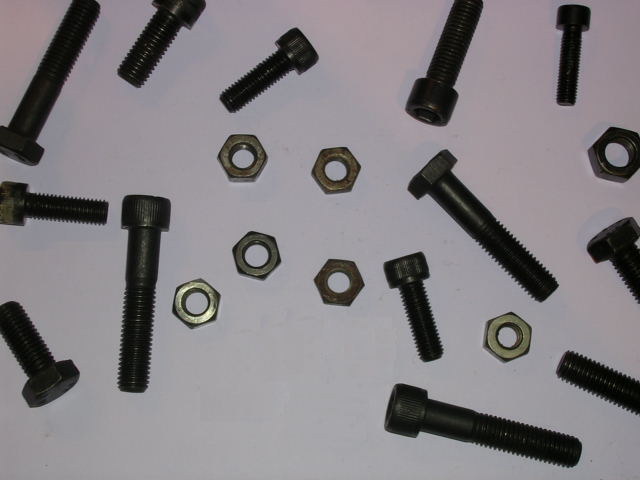
%> input picture aula_08/nuts2a.jpg, 640 x 480 px; the run also reads 2 pictures not shown here
$ octave aula08_97746.m   (GNU Octave 9; MATLAB toolbox functions it lacks are replaced by stand-ins)
%> lines starting %> are read from the running program, lines starting %| are printed output that depends on the picture; in (x1, y1, x2, y2) boxes, pixels count from 0 and x2, y2 are one past the last pixel; in counts of white or black regions, pixels touching at a corner belong together; the program's own positions count from 1
%Aula 8
%% TemplateCodeSVPI -------------------------------------------------------
% Name:       Vasco Costa
% Num. Mec:   97746
% Date:       2022/2023
%% Initial configurations
clc % Clear all text from command window
close all % Close all figures previously opened
clear % Clear previous environment variables
%addpath('../lib') % Update yout matlab path (the folder must exist)

list_of_exercises = { %Add, comment or uncomment at will
   'Ex1'
   'Ex2'
   'Ex3'
   'Ex4a'
   'Ex4b'
   'Ex5' % da mal para baixo por causa de fechar as tesouras
   'Ex6' % a dar mal
   'Ex7'
   'Ex8'
   'Ex9'% dar mal
  }; %Defines the exercise to be executed (one or more at a time).
%% Ex1 -------------------------------------------------------------------

exercise = 'Ex1'; % Define the name of the current exercise
if ismember(exercise, list_of_exercises) %... if exer. in list_of_exercises
  disp(['Executing ' exercise ':'])
  clearvars -except list_of_exercises % Delete all previously declared vars
  close all

  Z = im2double(imread("nuts2a.jpg"));
  figure
  subplot(1,3,1)
  imshow(Z)

  Z = 1-rgb2gray(Z);
%> Z: size 480x640 double

  bin=imbinarize(Z);
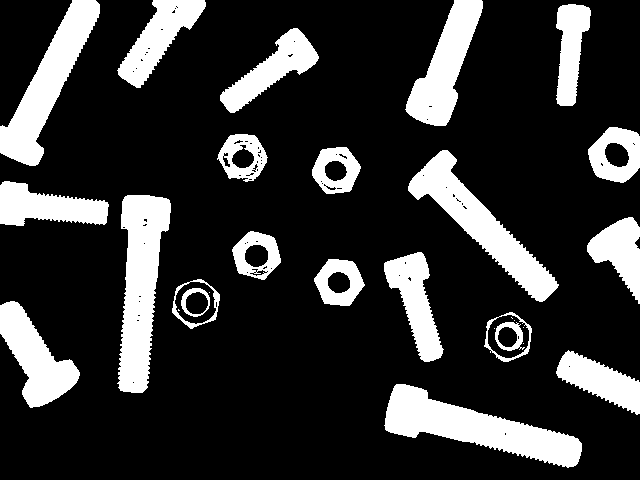
%> bin: size 480x640 logical; 20.2% white; 29 white regions (7 under 20 px), largest, box (x1, y1, x2, y2) and area: (384, 384, 582, 468) 6906, (117, 195, 171, 393) 6581, (408, 150, 559, 302) 5885
  fill = imfill(bin,'holes');
%> fill: size 480x640 logical; 21.6% white; 20 white regions, largest, box (x1, y1, x2, y2) and area: (384, 384, 582, 468) 6908, (117, 195, 171, 393) 6604, (408, 150, 559, 302) 5906
  subplot(1,3,2)
  imshow(fill)

  S = false(size(fill));
  S(1,:)=1;S(end,:)=1;
%> after `S(1,:)=1`: S: size 480x640 logical; 0.21% white in thin lines or dots, all inside (x1, y1, x2, y2) = (0, 0, 640, 1)
  S(:,1)=1;S(:,end)=1;
%> after `S(:,end)=1`: S: size 480x640 logical; 0.73% white in thin lines or dots
  S=and(S,fill);
%> S: size 480x640 logical; 0.11% white in thin lines or dots, all inside (x1, y1, x2, y2) = (0, 0, 640, 414)
  M = imreconstruct(S,fill);
%> M: size 480x640 logical; 9.1% white; 8 white regions, largest, box (x1, y1, x2, y2) and area: (0, 0, 100, 166) 5739, (405, 0, 483, 126) 4479, (0, 301, 80, 408) 4001
  N = and(fill,not(M));
  subplot(1,3,3)
  imshow(N)

  figure
  [L,num] = bwlabel(N);
%> L: size 480x640 double; 13 distinct labels, from 0 to 12
%> num = 12
  for i=1:num
      subplot(num/4,num/3,i)
      imshow(L==i)
  end
%> this loop made 12 passes
end
%% Ex2 -------------------------------------------------------------------

exercise = 'Ex2'; % Define the name of the current exercise
if ismember(exercise, list_of_exercises) %... if exer. in list_of_exercises
  disp(['Executing ' exercise ':'])
  clearvars -except list_of_exercises % Delete all previously declared vars
  close all

  Z = im2double(imread("traffic_signs.jpg"));
%> Z: size 530x449x3 double
  Z = im2gray(Z);
%> Z: size 530x449 double
  Z = imbinarize(Z);
%> Z: size 530x449 logical; 87.9% white; 45 black regions (7 under 20 px), largest, box (x1, y1, x2, y2) and area: (240, 222, 290, 272) 1970, (123, 328, 173, 379) 1711, (338, 221, 389, 272) 1696
  Z = imfill(1-Z,"holes");
%> Z: size 530x449 double; values 0 (black) and 1 (white), 15.9% white; 26 white regions (5 under 20 px), largest, box (x1, y1, x2, y2) and area: (6, 436, 55, 487) 2457, (240, 222, 290, 272) 2456, (123, 328, 173, 379) 2133

  Z = bwmorph(Z,'close');
%> Z: size 530x449 logical; 15.9% white; 21 white regions, largest, box (x1, y1, x2, y2) and area: (6, 436, 55, 487) 2459, (240, 222, 290, 272) 2458, (123, 328, 173, 379) 2138

  imshow(Z)

  [L,num] = bwlabel(Z);
%> L: size 530x449 double; 22 distinct labels, from 0 to 21
%> num = 21

  sts = regionprops(Z,'Circularity','Centroid');
%> sts = 21 regions; first 5, Centroid and Circularity: [31 30.2] 0.972, [31.9 246.9] 0.993, [31.1 462.4] 0.822, [36.4 146.7] 0.652, [36.4 362] 0.645

  ff = [sts.Circularity];
%> ff = 21 values, max 0.995 at index 16, min 0.641 at index 9, mean 0.804

  tr_lim = 0.69;
  cir_lim = 0.9;
  squ_lim = 0.79;

  tri_idx = find(ff<tr_lim);
%> tri_idx = [4 5 7 8 9 10 14 15 19 20]
  cir_idx = find(ff>cir_lim);
%> cir_idx = [1 2 6 12 13 16 17 18 21]
  squ_idx = find(ff>tr_lim & ff < cir_lim);
%> squ_idx = [3 11]

  TRI = ismember(L,tri_idx);
%> TRI: size 530x449 logical; 6.3% white; 10 white regions, largest, box (x1, y1, x2, y2) and area: (7, 114, 65, 163) 1511, (124, 114, 182, 163) 1510, (242, 114, 300, 163) 1509
  SQU = ismember(L,squ_idx);
%> SQU: size 530x449 logical; 2.1% white; 2 white regions, box (x1, y1, x2, y2) and area: (6, 436, 55, 487) 2459, (240, 222, 290, 272) 2458
  CIR = ismember(L,cir_idx);
%> CIR: size 530x449 logical; 7.6% white; 9 white regions, largest, box (x1, y1, x2, y2) and area: (123, 328, 173, 379) 2138, (338, 221, 389, 272) 2021, (358, 113, 409, 163) 2020

  for i=1:size(sts,1)
        x = sts(i).Centroid(1);
        y = sts(i).Centroid(2);
        text(x,y, {['Obj ' num2str(i)], num2str(sts(i).Circularity)}, 'Color','r')
  end
%> this loop made 21 passes
%> (x, y) on passes 1 to 12: (31.04, 30.24), (31.88, 246.9), (31.08, 462.4), (36.36, 146.7), (36.39, 362), (148.6, 354.1), (153.7, 37.91), (153.7, 146.6), (153.7, 254.8), (153.7, 469.8), (265.9, 247.5), (266.6, 30.15)
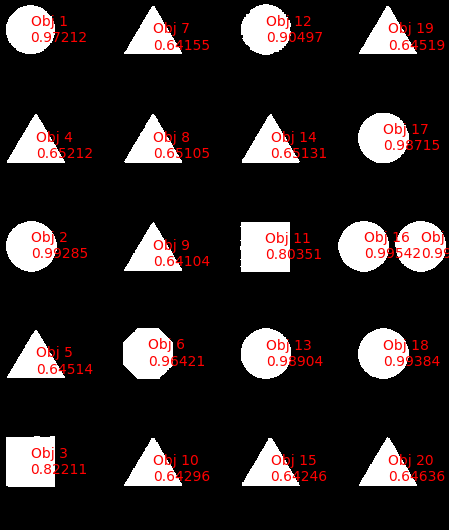
%> figure redrawn from the program's plot data

  figure
  subplot(1,3,1)
  imshow(TRI)
  title('Triangles')
    subplot(1,3,2)
  imshow(CIR)
  title('Circles')
    subplot(1,3,3)
  imshow(SQU)
  title('Squares')
end
%% Ex3 -------------------------------------------------------------------

exercise = 'Ex3'; % Define the name of the current exercise
if ismember(exercise, list_of_exercises) %... if exer. in list_of_exercises
  disp(['Executing ' exercise ':'])
  clearvars -except list_of_exercises % Delete all previously declared vars
  close all

  Z = im2double(imread("traffic_signs_jam1.jpg"));
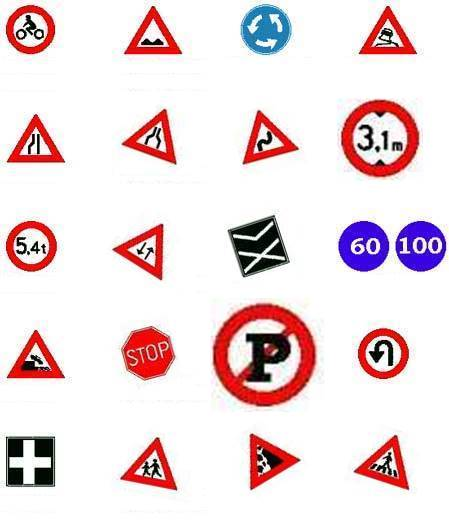
%> input picture aula_08/traffic_signs_jam1.jpg, 449 x 530 px
%> Z: size 530x449x3 double
  Z = im2gray(Z);
%> Z: size 530x449 double
  Z = imbinarize(Z);
%> Z: size 530x449 logical; 85.2% white; 43 black regions (5 under 20 px), largest, box (x1, y1, x2, y2) and area: (213, 304, 316, 407) 5923, (341, 100, 419, 177) 2506, (228, 215, 290, 277) 2061
  Z = imfill(1-Z,"holes");
%> Z: size 530x449 double; values 0 (black) and 1 (white), 19.7% white; 26 white regions (5 under 20 px), largest, box (x1, y1, x2, y2) and area: (213, 304, 316, 407) 8306, (341, 100, 419, 177) 4706, (228, 215, 290, 277) 2486

  Z = bwmorph(Z,'close');

  imshow(Z)

  [L,num] = bwlabel(Z);
%> L: size 530x449 double; 22 distinct labels, from 0 to 21

  sts = regionprops(Z,'Circularity');
%> sts = 21 items; first 5, Circularity: 0.972, 0.99, 0.822, 0.651, 0.645

  ff = [sts.Circularity];
%> ff = 21 values, max 0.995 at index 16, min 0.625 at index 14, mean 0.798

  tr_lim = 0.69;
  cir_lim = 0.9;
  squ_lim = 0.8;

  tri_idx = find(ff<tr_lim);
%> tri_idx = [4 5 6 7 9 10 14 15 18 20]
  cir_idx = find(ff>cir_lim);
%> cir_idx = [1 2 8 11 13 16 17 19 21]
  squ_idx = find(ff>tr_lim & ff < cir_lim);
%> squ_idx = [3 12]

  TRI = ismember(L,tri_idx);
%> TRI: size 530x449 logical; 6.3% white; 10 white regions, largest, box (x1, y1, x2, y2) and area: (7, 114, 65, 163) 1512, (250, 434, 300, 490) 1506, (120, 437, 177, 491) 1504
  SQU = ismember(L,squ_idx);
%> SQU: size 530x449 logical; 2.1% white; 2 white regions, box (x1, y1, x2, y2) and area: (228, 215, 290, 277) 2486, (6, 436, 55, 487) 2459
  CIR = ismember(L,cir_idx);
%> CIR: size 530x449 logical; 11.4% white; 9 white regions, largest, box (x1, y1, x2, y2) and area: (213, 304, 316, 407) 8306, (341, 100, 419, 177) 4706, (121, 326, 175, 381) 2137

  figure
  subplot(1,3,1)
  imshow(TRI)
  title('Triangles')
  subplot(1,3,2)
  imshow(CIR)
  title('Circles')
  subplot(1,3,3)
  imshow(SQU)
  title('Squares')

end
%% Ex4a -------------------------------------------------------------------

exercise = 'Ex4a'; % Define the name of the current exercise
if ismember(exercise, list_of_exercises) %... if exer. in list_of_exercises
  disp(['Executing ' exercise ':'])
  clearvars -except list_of_exercises % Delete all previously declared vars
  close all

  Z = im2double(imread("talheres_individuais.jpg"));
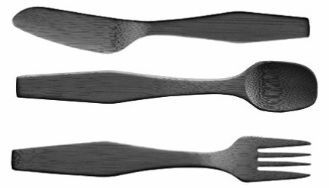
%> input picture aula_08/talheres_individuais.jpg, 329 x 188 px
%> Z: size 188x329 double; min 0, max 1, mean 0.72
  Z = im2gray(Z);
  Z = 1-imbinarize(Z);
%> Z: size 188x329 double; values 0 (black) and 1 (white), 39.1% white; 3 white regions, box (x1, y1, x2, y2) and area: (16, 61, 318, 113) 8499, (11, 136, 311, 183) 7873, (12, 7, 310, 53) 7784
  Z = imfill(Z,"holes");

  Z = bwmorph(Z,'close');
%> Z: size 188x329 logical; 39.1% white; 3 white regions, box (x1, y1, x2, y2) and area: (16, 61, 318, 113) 8501, (11, 136, 311, 183) 7874, (12, 7, 310, 53) 7784
  figure
  imshow(Z)

  [L,num] = bwlabel(Z);
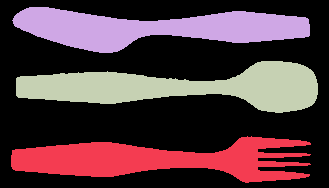
%> L: size 188x329 double; 4 distinct labels, from 0 to 3; one colour per label, 0 black
%> num = 3
  sts = regionprops(Z,'Solidity','Area','Perimeter','Circularity');
%> sts = 3 regions; Area, Circularity, Solidity and Perimeter: 8501 0.242 0.722 660.7, 7874 0.109 0.693 948.4, 7784 0.244 0.755 629.6
  for i=1:num
      subplot(1,num,i)
      imshow(L==i)
      %xlabel(sprintf('Solidity=%.4f\nForm factor=%.4f',sts(i).Solidity,4*pi*sts(i).Area / sts(i).Perimeter^2) )
      xlabel(sprintf('Solidity=%.4f\nForm factor=%.4f',sts(i).Solidity,sts(i).Circularity) )
  end
%> this loop made 3 passes
end
%% Ex4b -------------------------------------------------------------------

exercise = 'Ex4b'; % Define the name of the current exercise
if ismember(exercise, list_of_exercises) %... if exer. in list_of_exercises
  disp(['Executing ' exercise ':'])
  clearvars -except list_of_exercises % Delete all previously declared vars
  close all

  Z = im2double(imread("talheres.jpg"));
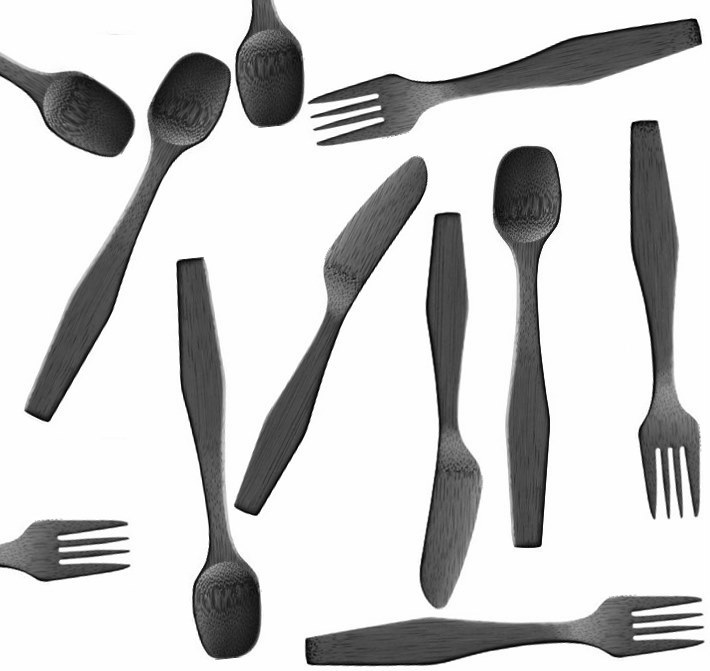
%> input picture aula_08/talheres.jpg, 710 x 671 px
%> Z: size 671x710 double; min 0, max 1, mean 0.796
  Z = im2gray(Z);
  Z = 1-imbinarize(Z);
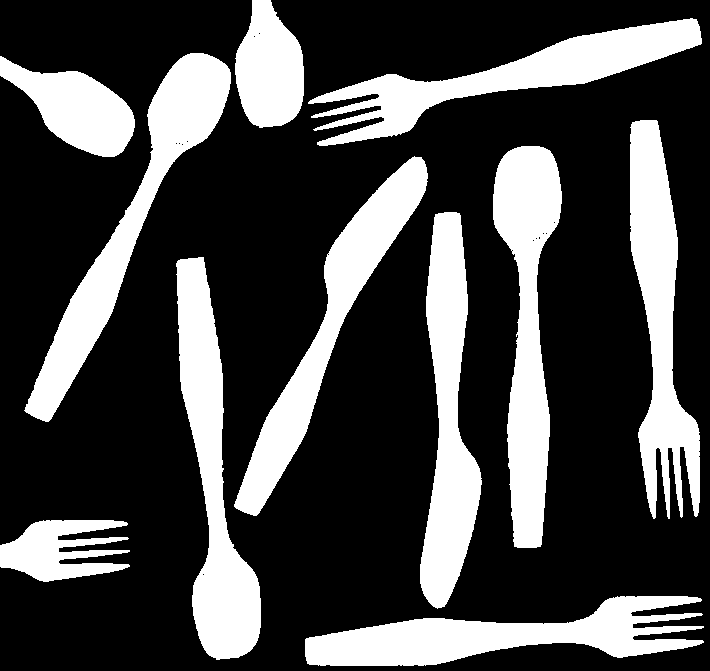
%> Z: size 671x710 double; values 0 (black) and 1 (white), 28% white; 11 white regions, largest, box (x1, y1, x2, y2) and area: (176, 257, 261, 660) 15048, (24, 53, 231, 422) 15045, (493, 146, 562, 548) 15021
  Z = logical(imfill(Z,"holes"));

  S = false(size(Z));
  S(1,:)=1;S(end,:)=1;
  S(:,1)=1;S(:,end)=1;
  S=and(S,Z);
  M = imreconstruct(S,Z);
  N = and(Z,not(M));

  N = bwmorph(N,'close');

  figure
  imshow(N)

  [L,num] = bwlabel(N);
%> num = 8
  sts = regionprops(N,'Solidity','Area','Perimeter');
%> sts = 8 regions; Area, Solidity and Perimeter: 15054 0.726 883.7, 15053 0.722 886.1, 15040 0.725 882, 14024 0.699 1267.7, 14024 0.699 1267.5, 13960 0.693 1280.1, 13799 0.755 842.1, 13784 0.756 840.6

  solidity_fork = 0.6936;
  solidity_knife = 0.7561;
  solidity_spoon = 0.7221;
  form_fork = 0.1100;
  form_knife = 0.2468;
  form_spoon = 0.2447;
  error = 0.03;
  upper_error = 1+error;
  lower_error = 1-error;

  ff = zeros(2,num);
  ff(1,:) = [sts.Solidity];
  for i=1:size(ff,2)
      ff(2,i) = 4*pi*sts(i).Area / sts(i).Perimeter^2; % mais facilmente se pode usar o 'circularity'
  end
%> this loop made 8 passes
%> after the loop, ff = [0.726 0.722 0.755 0.699 0.693 0.756 0.725 0.699; 0.242 0.241 0.245 0.11 0.107 0.245 0.243 0.11]

  fork_idx  = find(ff(1,:) <= solidity_fork*upper_error  & ff(1,:) >= solidity_fork*lower_error & ff(2,:) <= form_fork*upper_error  & ff(2,:) >= form_fork*lower_error);
%> fork_idx = [4 5 8]
  knife_idx = find(ff(1,:) <= solidity_knife*upper_error & ff(1,:) >= solidity_knife*lower_error & ff(2,:) <= form_knife*upper_error  & ff(2,:) >= form_knife*lower_error);
%> knife_idx = [3 6]
  spoon_idx = find(ff(1,:) <= solidity_spoon*upper_error & ff(1,:) >= solidity_spoon*lower_error & ff(2,:) <= form_spoon*upper_error  & ff(2,:) >= form_spoon*lower_error);
%> spoon_idx = [1 2 7]

  fork = ismember(L,fork_idx);
  knife = ismember(L,knife_idx);
  spoon = ismember(L,spoon_idx);

  figure
  subplot(1,3,1)
  imshow(fork)
  title('Fork')
  subplot(1,3,2)
  imshow(spoon)
  title('Spoon')
  subplot(1,3,3)
  imshow(knife)
  title('Knife')

end

%% Ex5 -------------------------------------------------------------------

exercise = 'Ex5'; % Define the name of the current exercise
if ismember(exercise, list_of_exercises) %... if exer. in list_of_exercises
  disp(['Executing ' exercise ':'])
  clearvars -except list_of_exercises % Delete all previously declared vars
  close all

  Z=im2double(imread("Seq1\TP2_img_01_01.png"));
  Z=rgb2gray(Z);
  Z=imbinarize(Z,0.06);
  %Z=imfill(Z,'holes');
  imshow(Z)

  S = false(size(Z));
  S(1,:)=1;S(end,:)=1;
  S(:,1)=1;S(:,end)=1;
  S=and(S,Z);
  M = imreconstruct(S,Z);
  N = and(Z,not(M));
  N = bwmorph(N,"close");

  [L,num] = bwlabel(N);
%> num = 19
  sts = regionprops(N,'Area','EulerNumber');
%> sts = 19 regions; largest, Area and EulerNumber: 4135 0, 4071 0, 3961 0, 3947 0, 3818 1
  idx = find([sts.Area]>100);
%> idx = 19 values from 1 to 19
  tools = ismember(L,idx);
  figure
  imshow(tools)
end
%% Ex6 -------------------------------------------------------------------

exercise = 'Ex6'; % Define the name of the current exercise
if ismember(exercise, list_of_exercises) %... if exer. in list_of_exercises
  disp(['Executing ' exercise ':'])
  clearvars -except list_of_exercises % Delete all previously declared vars
  close all

  Z=im2double(imread("Seq1\TP2_img_01_01.png"));
  Z=rgb2gray(Z);
  Z=imbinarize(Z,0.06);
  %Z=imfill(Z,'holes');
  imshow(Z)

  S = false(size(Z));
  S(1,:)=1;S(end,:)=1;
  S(:,1)=1;S(:,end)=1;
  S=and(S,Z);
  M = imreconstruct(S,Z);
  N = and(Z,not(M));
  N = bwmorph(N,"close");

  [L,num] = bwlabel(N);
  sts = regionprops(N,'Area','EulerNumber');
  idx = find([sts.Area]>100);
  tools = ismember(L,idx);
  figure
  imshow(tools)

  figure
  idx_h2 = find([sts.EulerNumber]==-1);
%> idx_h2 = [8 11]
  tools_h2 = ismember(L,idx_h2);
  subplot(1,3,1)
  imshow(tools_h2)
  title("2 holes => euler number -1")

  idx_h1 = find([sts.EulerNumber]==0);
%> idx_h1 = [1 3 4 5 6 10 12 16 17 18 19]
  tools_h1 = ismember(L,idx_h1);
  subplot(1,3,2)
  imshow(tools_h1)
  title("1 hole => euler number 0")

  idx_h0 = find([sts.EulerNumber]>0);
%> idx_h0 = [2 7 9 13 14 15]
  tools_h0 = ismember(L,idx_h0);
  subplot(1,3,3)
  imshow(tools_h0)
  title("0 holes => euler number 1")
end
%% Ex7 -------------------------------------------------------------------

exercise = 'Ex7'; % Define the name of the current exercise
if ismember(exercise, list_of_exercises) %... if exer. in list_of_exercises
  disp(['Executing ' exercise ':'])
  clearvars -except list_of_exercises % Delete all previously declared vars
  close all

  Z=im2double(imread("Seq1\TP2_img_01_01.png"));
  Z=rgb2gray(Z);
  Z=imbinarize(Z,0.06);
  imshow(Z)

  B = imclearborder(Z);
  B = bwmorph(B,"close");

  L=bwlabel(B); %obter matriz de 'labels'
  s=regionprops(B,'Solidity'); %obter lista das propriedades todas
%> s = 19 regions; first 5, Solidity: 0.53, 0.696, 0.556, 0.824, 0.523
  soli=[0 0.5 0.6 0.7 1]; %limites dos intervalos
  lins=2; cols=2; %medidas para o subplot
  for i=2:numel(soli)
    idx=find([s.Solidity]>soli(i-1)&[s.Solidity]<=soli(i));
    m=ismember(L,idx); %imagem binaria dos objetos detetados
    subplot(lins,cols,i-1); imshow(m);
    str=sprintf('Sol>%0.2f&Sol<=%0.2f',soli(i-1),soli(i));
    title(str);
  end
%> this loop made 4 passes
%> idx on passes 1 to 4: [8 11], [1 3 5 9 10 12 13 16 17 18], [2 14], [4 6 7 15 19]

end
%% Ex8 -------------------------------------------------------------------

exercise = 'Ex8'; % Define the name of the current exercise
if ismember(exercise, list_of_exercises) %... if exer. in list_of_exercises
  disp(['Executing ' exercise ':'])
  clearvars -except list_of_exercises % Delete all previously declared vars
  close all

  Z=im2double(imread("Seq1\TP2_img_01_01.png"));
  Z=rgb2gray(Z);
  Z=imbinarize(Z,0.06);
  imshow(Z)

  B = imclearborder(Z);
  B = bwmorph(B,"close");

  L=bwlabel(B); %obter matriz de 'labels'
  s=regionprops(B,'Eccentricity'); %obter lista das propriedades todas
%> s = 19 regions; first 5, Eccentricity: 0.987, 0.991, 0.99, 0.972, 0.994
  excen=[0 0.94 0.96 0.98 1]; %limites dos intervalos
  lins=2; cols=2; %medidas para o subplot
  for i=2:numel(excen)
    idx=find([s.Eccentricity]>excen(i-1)&[s.Eccentricity]<=excen(i));
    m=ismember(L,idx); %imagem binaria dos objetos detetados
    subplot(lins,cols,i-1); imshow(m);
    str=sprintf('Eccen>%0.2f&Eccen<=%0.2f',excen(i-1),excen(i));
    title(str);
  end
%> this loop made 4 passes
%> idx on passes 1 to 4: [8 11], 10, [4 6 13 19], [1 2 3 5 7 9 12 14 15 16 17 18]
end
%% Ex9 -------------------------------------------------------------------

exercise = 'Ex9'; % Define the name of the current exercise
if ismember(exercise, list_of_exercises) %... if exer. in list_of_exercises
  disp(['Executing ' exercise ':'])
  clearvars -except list_of_exercises % Delete all previously declared vars
  close all

  Z=im2double(imread("Seq1\TP2_img_01_01.png"));
  Z=rgb2gray(Z);
  Z=imbinarize(Z,0.06);
  imshow(Z)

  B = imclearborder(Z);
  %B = bwmorph(B,"close");

  L=bwlabel(B); %obter matriz de 'labels'
  s=regionprops(B,'Circularity'); %obter lista das propriedades todas
%> s = 19 items; first 5, Circularity: 0.204, 0.201, 0.23, 0.398, 0.18
  circ=[0 0.15 0.2 0.3 1]; %limites dos intervalos
  lins=2; cols=2; %medidas para o subplot
  for i=2:numel(circ)
    idx=find([s.Circularity]>circ(i-1)&[s.Circularity]<=circ(i));
    m=ismember(L,idx); %imagem binaria dos objetos detetados
    subplot(lins,cols,i-1); imshow(m);
    str=sprintf('Circ>%0.2f&Circ<=%0.2f',circ(i-1),circ(i));
    title(str);
  end
%> this loop made 4 passes
%> idx on passes 1 to 4: [8 10 11], [5 9 17], [1 2 3 7 12 13 14 15 16 18], [4 6 19]
end
